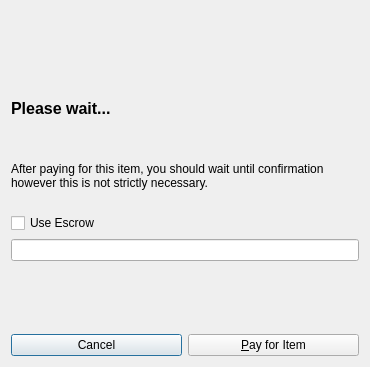
<?xml version="1.0" encoding="UTF-8"?>
<ui version="4.0">
 <class>OfferAcceptDialog</class>
 <widget class="QDialog" name="OfferAcceptDialog">
  <property name="geometry">
   <rect>
    <x>0</x>
    <y>0</y>
    <width>370</width>
    <height>367</height>
   </rect>
  </property>
  <property name="windowTitle">
   <string>Accept Syscoin Offer</string>
  </property>
  <layout class="QGridLayout" name="gridLayout">
   <item row="6" column="0">
    <layout class="QHBoxLayout" name="horizontalLayout_3">
     <item>
      <widget class="QPushButton" name="cancelButton">
       <property name="text">
        <string>Cancel</string>
       </property>
       <property name="icon">
        <iconset resource="../bitcoin.qrc">
         <normaloff>:/icons/quit</normaloff>:/icons/quit</iconset>
       </property>
      </widget>
     </item>
     <item>
      <widget class="QPushButton" name="acceptButton">
       <property name="text">
        <string>&amp;Pay for Item</string>
       </property>
       <property name="icon">
        <iconset resource="../bitcoin.qrc">
         <normaloff>:/icons/send</normaloff>:/icons/send</iconset>
       </property>
      </widget>
     </item>
    </layout>
   </item>
   <item row="1" column="0">
    <layout class="QHBoxLayout" name="horizontalLayout">
     <item>
      <widget class="QLabel" name="acceptMessage">
       <property name="font">
        <font>
         <pointsize>12</pointsize>
         <weight>75</weight>
         <bold>true</bold>
        </font>
       </property>
       <property name="cursor">
        <cursorShape>IBeamCursor</cursorShape>
       </property>
       <property name="text">
        <string>&lt;html&gt;&lt;head/&gt;&lt;body&gt;&lt;p&gt;&lt;span style=&quot; font-size:12pt; font-weight:600;&quot;&gt;Please wait...&lt;/span&gt;&lt;/p&gt;&lt;/body&gt;&lt;/html&gt;</string>
       </property>
       <property name="wordWrap">
        <bool>true</bool>
       </property>
       <property name="textInteractionFlags">
        <set>Qt::LinksAccessibleByMouse|Qt::TextSelectableByKeyboard|Qt::TextSelectableByMouse</set>
       </property>
      </widget>
     </item>
    </layout>
   </item>
   <item row="3" column="0">
    <widget class="QCheckBox" name="checkBox">
     <property name="text">
      <string>Use Escrow</string>
     </property>
    </widget>
   </item>
   <item row="4" column="0">
    <widget class="QLineEdit" name="escrowEdit"/>
   </item>
   <item row="2" column="0">
    <widget class="QLabel" name="copyrightLabel">
     <property name="cursor">
      <cursorShape>IBeamCursor</cursorShape>
     </property>
     <property name="text">
      <string notr="true">After paying for this item, you should wait until confirmation however this is not strictly necessary.</string>
     </property>
     <property name="textFormat">
      <enum>Qt::RichText</enum>
     </property>
     <property name="wordWrap">
      <bool>true</bool>
     </property>
     <property name="textInteractionFlags">
      <set>Qt::LinksAccessibleByMouse|Qt::TextSelectableByKeyboard|Qt::TextSelectableByMouse</set>
     </property>
    </widget>
   </item>
   <item row="0" column="0">
    <widget class="QLabel" name="label_3">
     <property name="text">
      <string/>
     </property>
     <property name="pixmap">
      <pixmap resource="../bitcoin.qrc">:/images/splash</pixmap>
     </property>
     <property name="alignment">
      <set>Qt::AlignCenter</set>
     </property>
    </widget>
   </item>
   <item row="5" column="0">
    <widget class="QLabel" name="escrowDisclaimer">
     <property name="text">
      <string/>
     </property>
    </widget>
   </item>
  </layout>
 </widget>
 <resources>
  <include location="../bitcoin.qrc"/>
 </resources>
 <connections/>
</ui>
